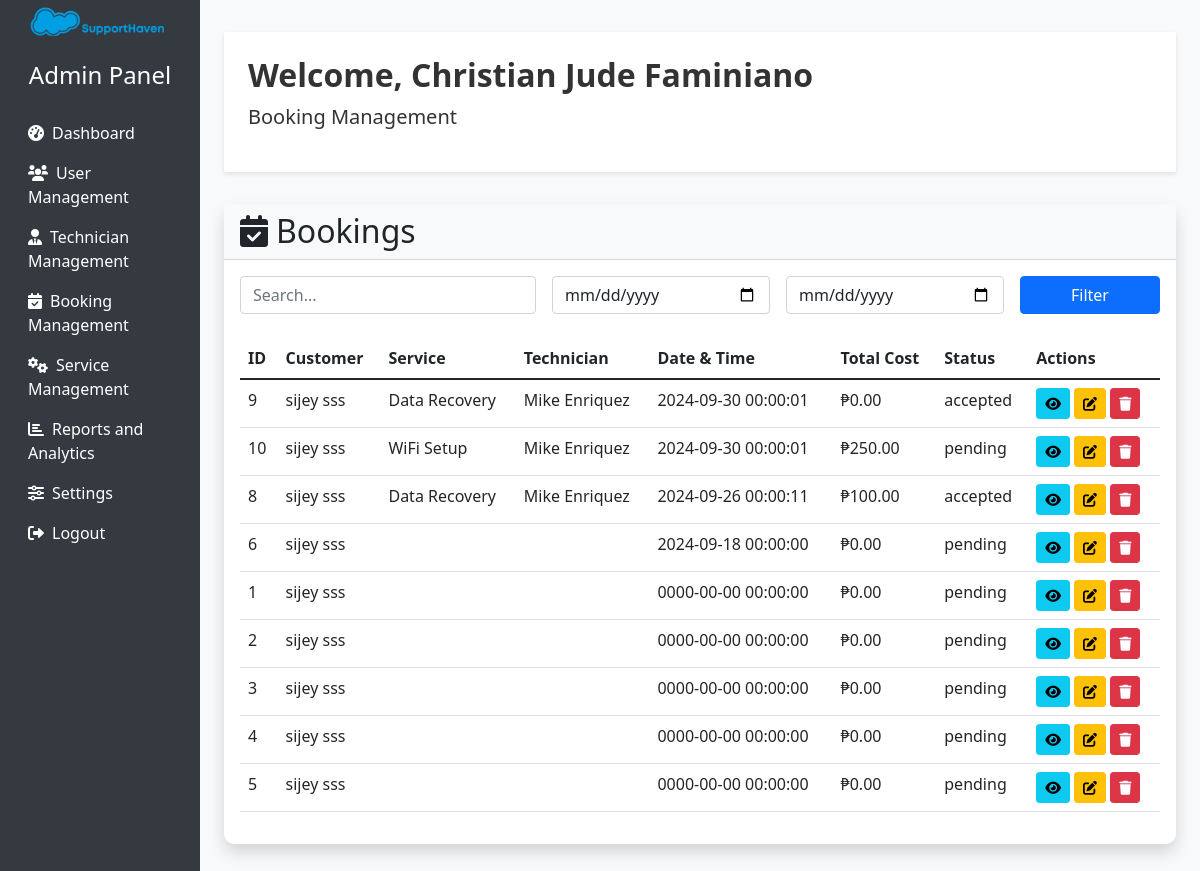
The page /admin/booking-management.php (signed in) on the database as committed earlier.
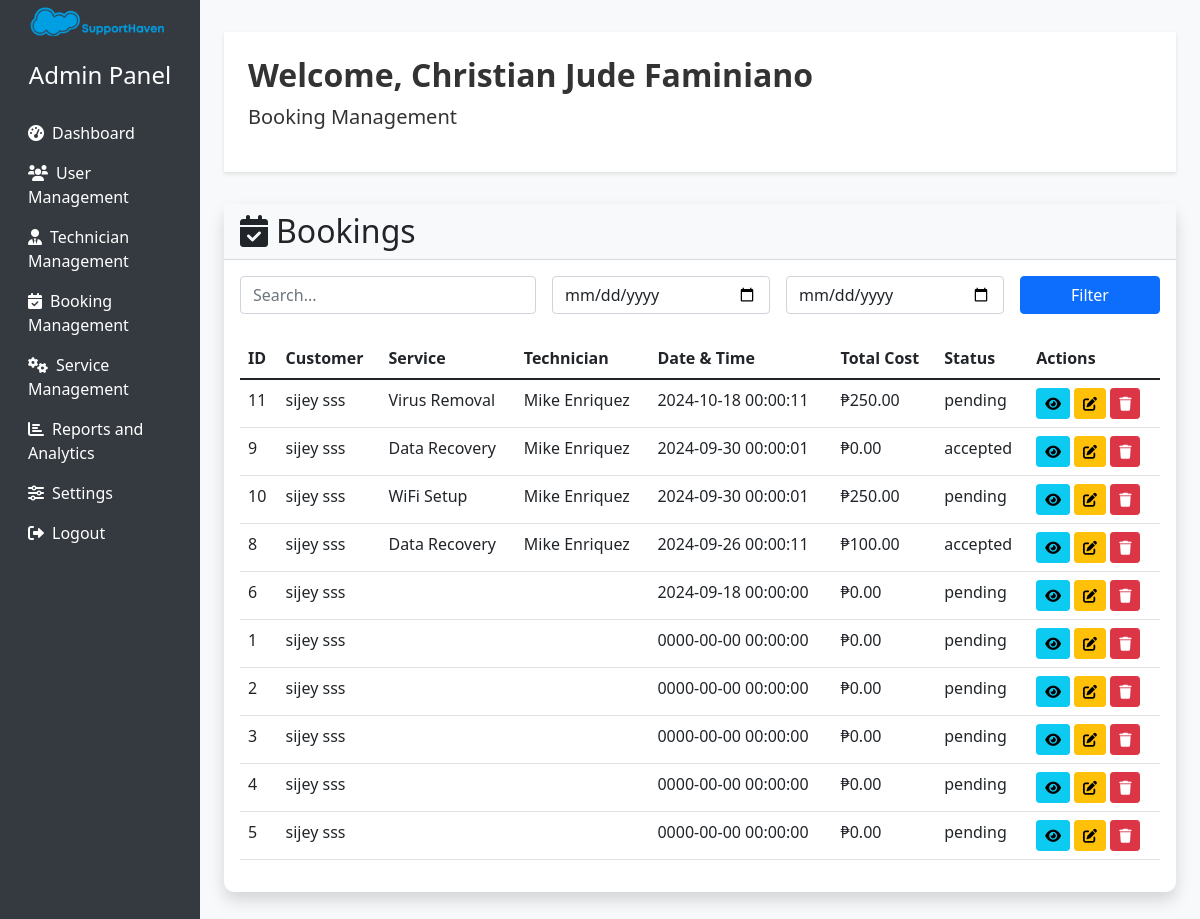
The same page on the database as committed later.
### tables this page shows
CREATE TABLE `bookings` (
  `id` int(11) NOT NULL,
  `user_id` int(11) NOT NULL,
  `service_id` int(11) DEFAULT NULL,
  `technician_id` int(11) DEFAULT NULL,
  `booking_date` date NOT NULL,
  `booking_time` time NOT NULL,
  `location` varchar(255) NOT NULL,
  `payment_method` varchar(50) NOT NULL,
  `total_cost` decimal(10,2) NOT NULL,
  `created_at` timestamp NOT NULL DEFAULT current_timestamp(),
  `status` enum('pending','accepted','completed','cancelled') DEFAULT 'pending'
);

CREATE TABLE `users` (
  `id` int(11) NOT NULL,
  `firstname` varchar(50) NOT NULL,
  `lastname` varchar(50) NOT NULL,
  `email` varchar(100) NOT NULL,
  `password` varchar(255) NOT NULL,
  `created_at` timestamp NOT NULL DEFAULT current_timestamp(),
  `user_role_id` int(11) NOT NULL,
  `auth_provider` enum('local','google','facebook') DEFAULT 'local',
  `oauth_id` varchar(255) DEFAULT NULL
);

CREATE TABLE `services` (
  `id` int(11) NOT NULL,
  `category_id` int(11) DEFAULT NULL,
  `name` varchar(100) NOT NULL,
  `price` decimal(10,2) NOT NULL,
  `description` text DEFAULT NULL
);

### admin/booking-management.php (the view, shortened to what the changed rows need)
<?php
$database = new Connection();
$db = $database->getConnection();
function getAllBookings($db, $filters = []) {
    $query = "SELECT b.id, u.firstname, u.lastname, s.name as service_name,
              t.firstname as tech_firstname, t.lastname as tech_lastname,
              b.booking_date, b.booking_time, b.location, b.payment_method,
              b.total_cost, b.created_at, b.status
              FROM bookings b
              JOIN users u ON b.user_id = u.id
              LEFT JOIN services s ON b.service_id = s.id
              LEFT JOIN users t ON b.technician_id = t.id";
    $params = [];
    $query .= " ORDER BY b.booking_date DESC, b.booking_time DESC";
    $stmt = $db->prepare($query);
    $stmt->execute();
    return $stmt->fetchAll(PDO::FETCH_ASSOC);
}
$action = isset($_GET['action']) ? $_GET['action'] : 'list';
switch ($action) {
    default:
        $filters = [
            'search' => isset($_GET['search']) ? $_GET['search'] : '',
            'date_from' => isset($_GET['date_from']) ? $_GET['date_from'] : '',
            'date_to' => isset($_GET['date_to']) ? $_GET['date_to'] : ''
        ];
        $bookings = getAllBookings($db, $filters);
        break;
}
$adminName = '';
if (isset($_SESSION['user_id'])) {
    $query = "SELECT firstname, lastname FROM users WHERE id = :user_id";
    $stmt = $db->prepare($query);
    $stmt->bindParam(':user_id', $_SESSION['user_id']);
    $stmt->execute();
    $result = $stmt->fetch(PDO::FETCH_ASSOC);
    if ($result) {
        $adminName = htmlspecialchars($result['firstname'] . ' ' . $result['lastname']);
    }
}
?>
<!DOCTYPE html>
<html lang="en">
<head>
    <link href="https://cdn.jsdelivr.net/npm/bootstrap@5.1.3/dist/css/bootstrap.min.css" rel="stylesheet">
    <link rel="stylesheet" href="https://cdnjs.cloudflare.com/ajax/libs/font-awesome/6.0.0-beta3/css/all.min.css">
</head>
<body>
    <div class="container-fluid">
        <div class="row">
            <main role="main" class="col-md-9 ml-sm-auto col-lg-10 px-md-4 main-content">
                <div class="admin-header p-4">
                    <h2 class="display-9 fw-bold">Welcome, <?php echo $adminName ? $adminName : 'Admin'; ?></h2>
                </div>
                <?php if ($action === 'list'): ?>
                    <div class="card mb-4">
                        <div class="card-header bg-light d-flex justify-content-between align-items-center">
                            <h2 class="mb-0"><i class="fas fa-calendar-check me-2"></i>Bookings</h2>
                        </div>
                        <div class="card-body">
                            <div class="table-responsive">
                                <table class="table table-hover">
                                    <thead>
                                        <tr>
                                            <th>ID</th>
                                            <th>Customer</th>
                                            <th>Service</th>
                                            <th>Technician</th>
                                            <th>Date & Time</th>
                                            <th>Total Cost</th>
                                            <th>Status</th>
                                            <th>Actions</th>
                                        </tr>
                                    </thead>
                                    <tbody>
                                        <?php foreach ($bookings as $booking): ?>
                                        <tr>
                                            <td><?php echo htmlspecialchars($booking['id']); ?></td>
                                            <td><?php echo htmlspecialchars($booking['firstname'] . ' ' . $booking['lastname']); ?></td>
                                            <td><?php echo htmlspecialchars($booking['service_name']); ?></td>
                                            <td><?php echo htmlspecialchars($booking['tech_firstname'] . ' ' . $booking['tech_lastname']); ?></td>
                                            <td><?php echo htmlspecialchars($booking['booking_date'] . ' ' . $booking['booking_time']); ?></td>
                                            <td>₱<?php echo htmlspecialchars($booking['total_cost']); ?></td>
                                            <td><?php echo htmlspecialchars($booking['status']); ?></td>
                                            <td>
                                                <a href="?action=view&id=<?php echo $booking['id']; ?>" class="btn btn-sm btn-info"><i class="fas fa-eye"></i></a>
                                                <a href="?action=edit&id=<?php echo $booking['id']; ?>" class="btn btn-sm btn-warning"><i class="fas fa-edit"></i></a>
                                                <a href="?action=delete&id=<?php echo $booking['id']; ?>" class="btn btn-sm btn-danger" onclick="return confirm('Are you sure you want to delete this booking?');"><i class="fas fa-trash"></i></a>
                                            </td>
                                        </tr>
                                        <?php endforeach; ?>
                                    </tbody>
                                </table>
                            </div>
                        </div>
                    </div>
                <?php endif; ?>
            </main>
        </div>
    </div>
</body>
</html>

Rows that differ between the two databases and show on the page:
added bookings: id "11", user.lastname "sijey sss", service.name "Virus Removal", technician.lastname "Mike Enriquez", booking_date+booking_time "2024-10-18 00:00:11", total_cost "250.00", status "pending"
